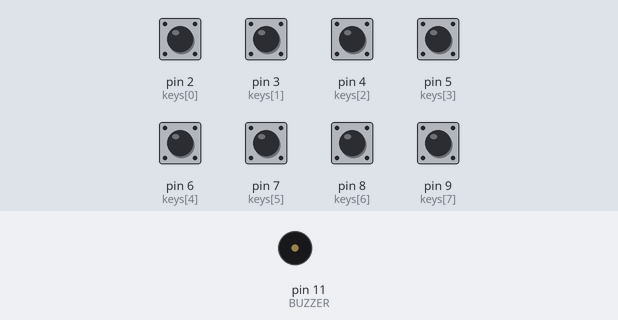
A sketch run on a simulated Arduino Uno, built with avr-gcc and run on an emulated ATmega328P. Parts: buzzer (waves = sounding). Inputs (shaded band) come from the test bench; at power-on: pin 2 (keys[0]), pin 3 (keys[1]), pin 4 (keys[2]), pin 5 (keys[3]), pin 6 (keys[4]), pin 7 (keys[5]), pin 8 (keys[6]), pin 9 (keys[7]) HIGH.

Above: at 1.2 s.
1.3 s: pin 2 (keys[0]) pulled LOW for 0.15 s
At 1.4 s:
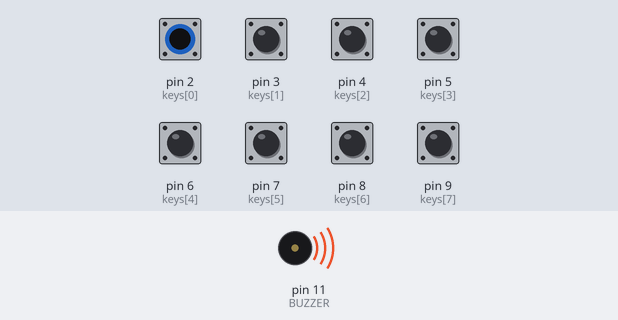
Timing chart, 0 to 4.3 s (numbered marks = the images above; inputs shaded):
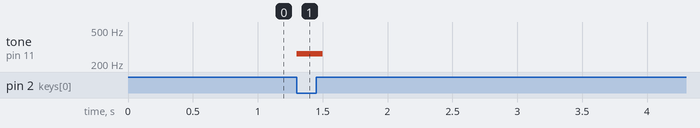

Measured:
- after the input at 1.3 s, tone on pin 11 (BUZZER): silent → 262 Hz at once, → silent 0.20 s later

The sketch:

sketch_mar19b.ino
```cpp
#define BUZZER 11
#define NUM_KEYS 8

const int keys[NUM_KEYS] = {2, 3, 4, 5, 6, 7, 8, 9};
const int notes[NUM_KEYS] = {262, 294, 330, 349, 392, 440, 494, 523};

void setup() {
    pinMode(BUZZER, OUTPUT);

    for (int i = 0; i < NUM_KEYS; i++) {
        pinMode(keys[i], INPUT_PULLUP); // Ativa o pull-up interno
    }
}

void loop() {
    bool keyPressed = false;

    for (int i = 0; i < NUM_KEYS; i++) {
        if (digitalRead(keys[i]) == LOW) { // Agora a tecla é ativa em nível baixo
            tone(BUZZER, notes[i]);
            keyPressed = true;
            delay(200); // Pequeno delay para evitar repetições rápidas
        }
    }

    if (!keyPressed) {
        noTone(BUZZER);
    }
}
```
